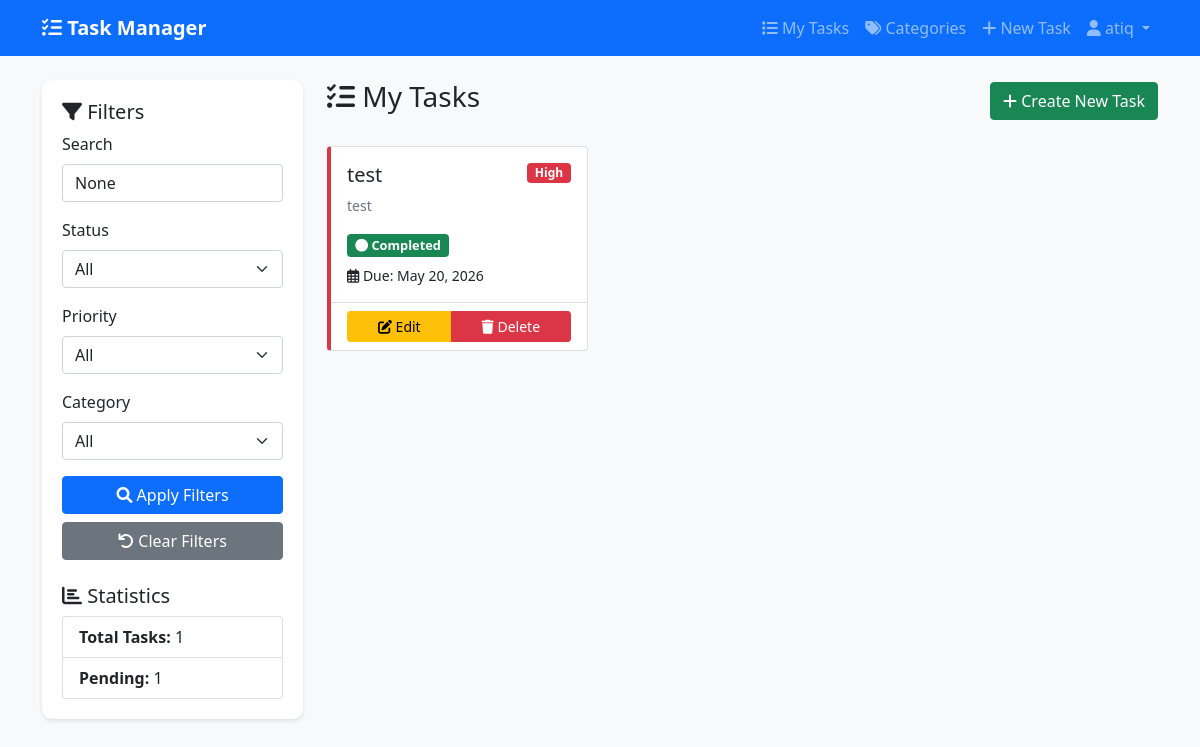
Page /tasks/ (signed in) on the earlier database version.
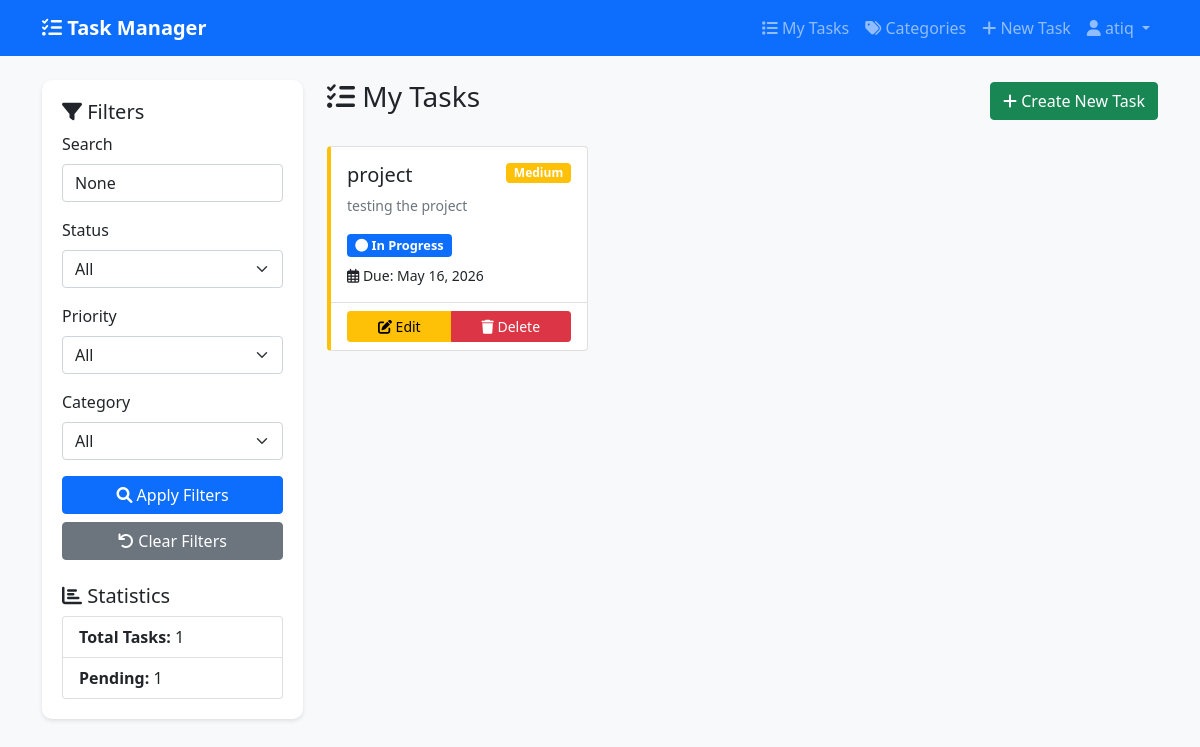
Same page on the later database version.
### tasks/models.py (models this page shows, shortened)
class Task(models.Model):
    STATUS_CHOICES = [
        ('pending', 'Pending'),
        ('in_progress', 'In Progress'),
        ('completed', 'Completed'),
    ]
    PRIORITY_CHOICES = [
        ('low', 'Low'),
        ('medium', 'Medium'),
        ('high', 'High'),
    ]
    title = models.CharField(max_length=200)
    description = models.TextField(blank=True, null=True)
    status = models.CharField(max_length=20, choices=STATUS_CHOICES, default='pending')
    priority = models.CharField(max_length=10, choices=PRIORITY_CHOICES, default='medium')
    due_date = models.DateField(null=True, blank=True)
    created_at = models.DateTimeField(auto_now_add=True)
    updated_at = models.DateTimeField(auto_now=True)
    category = models.ForeignKey(Category, on_delete=models.SET_NULL, null=True, blank=True, related_name='tasks')
    user = models.ForeignKey(User, on_delete=models.CASCADE, related_name='tasks')
    class Meta:
        ordering = ['-created_at']  # Most recent tasks first
    def is_overdue(self):
        if self.due_date and self.status != 'completed':
            return self.due_date < timezone.now().date()
        return False

### tasks/views.py (the view)
# urls.py: path('', lambda request: redirect('task_list'), name='home'),
@login_required
def task_list(request):
    tasks = Task.objects.filter(user=request.user)
    status_filter = request.GET.get('status')
    if status_filter:
        tasks = tasks.filter(status=status_filter)
    priority_filter = request.GET.get('priority')
    if priority_filter:
        tasks = tasks.filter(priority=priority_filter)
    category_filter = request.GET.get('category')
    if category_filter:
        tasks = tasks.filter(category_id=category_filter)
    search_query = request.GET.get('search')
    if search_query:
        tasks = tasks.filter(
            Q(title__icontains=search_query) |
            Q(description__icontains=search_query)
        )
    categories = Category.objects.filter(created_by=request.user)
    context = {
        'tasks': tasks,
        'categories': categories,
        'status_filter': status_filter,
        'priority_filter': priority_filter,
        'category_filter': category_filter,
        'search_query': search_query,
    }
    return render(request, 'task/task_list.html', context)  # Changed from 'tasks/' to 'task/'

### tasks/templates/task/task_list.html (shortened to what this page needs)
{% extends 'task/base.html' %}
{% block content %}
<div class="row">
    <div class="col-md-3">
        <div class="sidebar">
            <h5><i class="fas fa-filter"></i> Filters</h5>
            <form method="get" class="mb-4">
                <div class="mb-3">
                    <label class="form-label">Search</label>
                    <input type="text" name="search" class="form-control"
                           placeholder="Search tasks..." value="{{ search_query }}">
                </div>
                <div class="mb-3">
                    <label class="form-label">Status</label>
                    <select name="status" class="form-select">
                        <option value="">All</option>
                    </select>
                </div>
                <div class="mb-3">
                    <label class="form-label">Priority</label>
                    <select name="priority" class="form-select">
                        <option value="">All</option>
                    </select>
                </div>
                <div class="mb-3">
                    <label class="form-label">Category</label>
                    <select name="category" class="form-select">
                        <option value="">All</option>
                    </select>
                </div>
                <button type="submit" class="btn btn-primary w-100">
                    <i class="fas fa-search"></i> Apply Filters
                </button>
                <a href="{% url 'task_list' %}" class="btn btn-secondary w-100 mt-2">
                    <i class="fas fa-undo"></i> Clear Filters
                </a>
            </form>
            <div class="mt-4">
                <h5><i class="fas fa-chart-bar"></i> Statistics</h5>
                <div class="list-group">
                    <div class="list-group-item">
                        <strong>Total Tasks:</strong> {{ tasks|length }}
                    </div>
                    <div class="list-group-item">
                        <strong>Pending:</strong> {{ tasks|length }}
                    </div>
                </div>
            </div>
        </div>
    </div>
    <div class="col-md-9">
        <div class="d-flex justify-content-between align-items-center mb-4">
            <h3><i class="fas fa-tasks"></i> My Tasks</h3>
            <a href="{% url 'task_create' %}" class="btn btn-success">
                <i class="fas fa-plus"></i> Create New Task
            </a>
        </div>
        {% if tasks %}
            <div class="row">
                {% for task in tasks %}
                    <div class="col-md-6 col-lg-4 mb-4">
                        <div class="card task-card h-100 {{ task.priority }}-priority {% if task.is_overdue %}overdue{% endif %}">
                            <div class="card-body">
                                <div class="d-flex justify-content-between align-items-start mb-2">
                                    <h5 class="card-title mb-0">{{ task.title|truncatechars:30 }}</h5>
                                    <span class="badge {% if task.priority == 'high' %}bg-danger
                                                          {% elif task.priority == 'medium' %}bg-warning
                                                          {% else %}bg-success{% endif %}">
                                        {{ task.get_priority_display }}
                                    </span>
                                </div>
                                <p class="card-text text-muted small">
                                    {{ task.description|truncatechars:100|default:"No description" }}
                                </p>
                                <div class="mt-3">
                                    <span class="badge {% if task.status == 'completed' %}bg-success
                                                          {% elif task.status == 'in_progress' %}bg-primary
                                                          {% else %}bg-secondary{% endif %} status-badge">
                                        <i class="fas fa-circle"></i> {{ task.get_status_display }}
                                    </span>
                                    {% if task.due_date %}
                                        <div class="mt-2 small">
                                            <i class="far fa-calendar-alt"></i> Due: {{ task.due_date }}
                                        </div>
                                    {% endif %}
                                </div>
                            </div>
                            <div class="card-footer bg-transparent">
                                <div class="btn-group w-100" role="group">
                                    <a href="{% url 'task_update' task.id %}" class="btn btn-sm btn-warning">
                                        <i class="fas fa-edit"></i> Edit
                                    </a>
                                    <a href="{% url 'task_delete' task.id %}" class="btn btn-sm btn-danger">
                                        <i class="fas fa-trash"></i> Delete
                                    </a>
                                </div>
                            </div>
                        </div>
                    </div>
                {% endfor %}
            </div>
        {% else %}
            <div class="alert alert-info text-center">
                <i class="fas fa-info-circle"></i> No tasks found.
                <a href="{% url 'task_create' %}">Create your first task!</a>
            </div>
        {% endif %}
    </div>
</div>
{% endblock %}

### tasks/templates/task/base.html (shortened to what this page needs)
<!DOCTYPE html>
<html lang="en">
<head>
    <link href="https://cdn.jsdelivr.net/npm/bootstrap@5.1.3/dist/css/bootstrap.min.css" rel="stylesheet">
    <link rel="stylesheet" href="https://cdnjs.cloudflare.com/ajax/libs/font-awesome/6.0.0/css/all.min.css">
</head>
<body>
    <nav class="navbar navbar-expand-lg navbar-dark bg-primary">
        <div class="container">
            <a class="navbar-brand" href="{% url 'task_list' %}">
                <i class="fas fa-tasks"></i> Task Manager
            </a>
            <div class="collapse navbar-collapse" id="navbarNav">
                <ul class="navbar-nav ms-auto">
                    {% if user.is_authenticated %}
                        <li class="nav-item">
                            <a class="nav-link" href="{% url 'task_list' %}">
                                <i class="fas fa-list"></i> My Tasks
                            </a>
                        </li>
                        <li class="nav-item">
                            <a class="nav-link" href="{% url 'category_list' %}">
                                <i class="fas fa-tags"></i> Categories
                            </a>
                        </li>
                        <li class="nav-item">
                            <a class="nav-link" href="{% url 'task_create' %}">
                                <i class="fas fa-plus"></i> New Task
                            </a>
                        </li>
                        <li class="nav-item dropdown">
                            <a class="nav-link dropdown-toggle" href="#" id="navbarDropdown" role="button" data-bs-toggle="dropdown">
                                <i class="fas fa-user"></i> {{ user.username }}
                            </a>
                        </li>
                    {% endif %}
                </ul>
            </div>
        </div>
    </nav>
    <div class="container mt-4">
        {% block content %}
        {% endblock %}
    </div>
</body>
</html>

### tasks/templates/task/base.html (style rules this page uses)
body { background-color: #f8f9fa; }
.navbar-brand { font-weight: bold; }
.task-card { transition: transform 0.2s; }
.status-badge { font-size: 0.8rem; }
.medium-priority { border-left: 4px solid #ffc107; }
.sidebar { background-color: white; border-radius: 10px; padding: 20px; box-shadow: 0 2px 4px rgba(0,0,0,0.1); }

Differences in the rows shown:
removed Task: title "test", priority "High", description "test", status "Completed", due_date "May 20, 2026"
added Task: title "project", priority "Medium", description "testing the project", status "In Progress", due_date "May 16, 2026"
